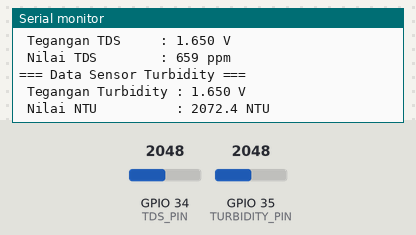
Bench run of a sketch on a simulated ESP32. Shown: the last lines printed to the serial monitor. Inputs (shaded band) come from the test bench; at power-on: GPIO 34 (TDS_PIN) = 2048, GPIO 35 (TURBIDITY_PIN) = 2048.

Above: at 1.2 s.
1.3 s: GPIO 34 (TDS_PIN) set to 2866
2.8 s: GPIO 35 (TURBIDITY_PIN) set to 2866
At 3.8 s:
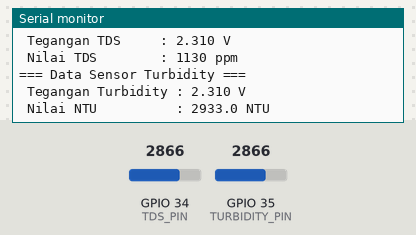
4.3 s: GPIO 34 (TDS_PIN) set to 3603
5.8 s: GPIO 35 (TURBIDITY_PIN) set to 3603
At 6.4 s:
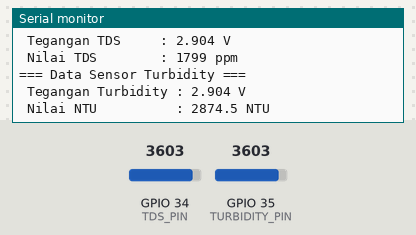
Timing chart, 0 to 8.3 s (numbered marks = the images above; inputs shaded):
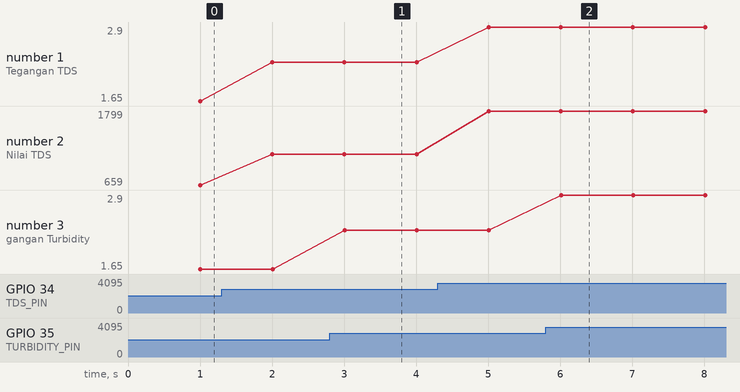

The sketch:

TURBIDITY_TDS.ino
```cpp
// === KONFIGURASI PIN DAN PARAMETER ===
#define TDS_PIN 34             // Pin sensor TDS
#define TURBIDITY_PIN 35       // Pin sensor Turbidity
#define VREF 3.3               // Tegangan referensi ADC (ESP32: 3.3V)
#define ADC_RESOLUTION 4095.0  // Resolusi ADC 12-bit

// === KONFIGURASI FILTERING TDS ===
#define SCOUNT 30              // Jumlah sampel untuk median filter
int analogBuffer[SCOUNT];
int analogBufferTemp[SCOUNT];
int analogBufferIndex = 0;
float temperature = 25.0;      // Suhu default untuk kompensasi

// === SETUP ===
void setup() {
  Serial.begin(115200);
  pinMode(TDS_PIN, INPUT);
  pinMode(TURBIDITY_PIN, INPUT);
}

// === LOOP ===
void loop() {
  // === BACA TDS ===
  static unsigned long tdsSampleTime = millis();
  if (millis() - tdsSampleTime > 40U) {
    tdsSampleTime = millis();
    analogBuffer[analogBufferIndex] = analogRead(TDS_PIN);
    analogBufferIndex++;
    if (analogBufferIndex == SCOUNT) analogBufferIndex = 0;
  }

  // === CETAK DATA SETIAP 1 DETIK ===
  static unsigned long printTime = millis();
  if (millis() - printTime > 1000U) {
    printTime = millis();

    // Salin buffer untuk filtering
    for (int i = 0; i < SCOUNT; i++) {
      analogBufferTemp[i] = analogBuffer[i];
    }

    // Hitung median dan tegangan rata-rata TDS
    float averageVoltage = getMedianNum(analogBufferTemp, SCOUNT) * (VREF / ADC_RESOLUTION);
    float compensationCoefficient = 1.0 + 0.02 * (temperature - 25.0);
    float compensationVoltage = averageVoltage / compensationCoefficient;

    // Konversi ke ppm (menggunakan rumus DFRobot TDS)
    float tdsValue = (133.42 * pow(compensationVoltage, 3)
                    - 255.86 * pow(compensationVoltage, 2)
                    + 857.39 * compensationVoltage) * 0.5;

    // === BACA TURBIDITY ===
    int turbidityRaw = analogRead(TURBIDITY_PIN);
    float turbidityVoltage = turbidityRaw * (VREF / ADC_RESOLUTION);

    // Rumus konversi ke NTU dari datasheet SEN0189
    float ntu = -1120.4 * turbidityVoltage * turbidityVoltage + 5742.3 * turbidityVoltage - 4352.9;
    if (ntu < 0) ntu = 0;

    // === TAMPILKAN DATA KE SERIAL ===
    Serial.println("=== Data Sensor TDS ===");
    Serial.print(" Tegangan TDS     : "); Serial.print(averageVoltage, 3); Serial.println(" V");
    Serial.print(" Nilai TDS        : "); Serial.print(tdsValue, 0); Serial.println(" ppm");

    Serial.println("\n=== Data Sensor Turbidity ===");
    Serial.print(" Tegangan Turbidity : "); Serial.print(turbidityVoltage, 3); Serial.println(" V");
    Serial.print(" Nilai NTU          : "); Serial.print(ntu, 1); Serial.println(" NTU");

    Serial.println();
  }
}

// === FUNGSI MEDIAN FILTER ===
int getMedianNum(int bArray[], int iFilterLen) {
  int bTab[iFilterLen];
  for (int i = 0; i < iFilterLen; i++) bTab[i] = bArray[i];

  for (int j = 0; j < iFilterLen - 1; j++) {
    for (int i = 0; i < iFilterLen - j - 1; i++) {
      if (bTab[i] > bTab[i + 1]) {
        int temp = bTab[i];
        bTab[i] = bTab[i + 1];
        bTab[i + 1] = temp;
      }
    }
  }

  if (iFilterLen % 2 == 0)
    return (bTab[iFilterLen / 2] + bTab[iFilterLen / 2 - 1]) / 2;
  else
    return bTab[iFilterLen / 2];
}
```

Measured:
- after the input at 2.8 s, the serial monitor: prints a new line after 0.21 s (image 1)
- after the input at 5.8 s, the serial monitor: prints a new line after 0.21 s (image 2)
- plotted number 1: 1.65 → 2.31 after the input at 1.3 s, 2.31 → 2.9 after the input at 4.3 s
- plotted number 2: 659 → 1130 after the input at 1.3 s, 1130 → 1799 after the input at 4.3 s
